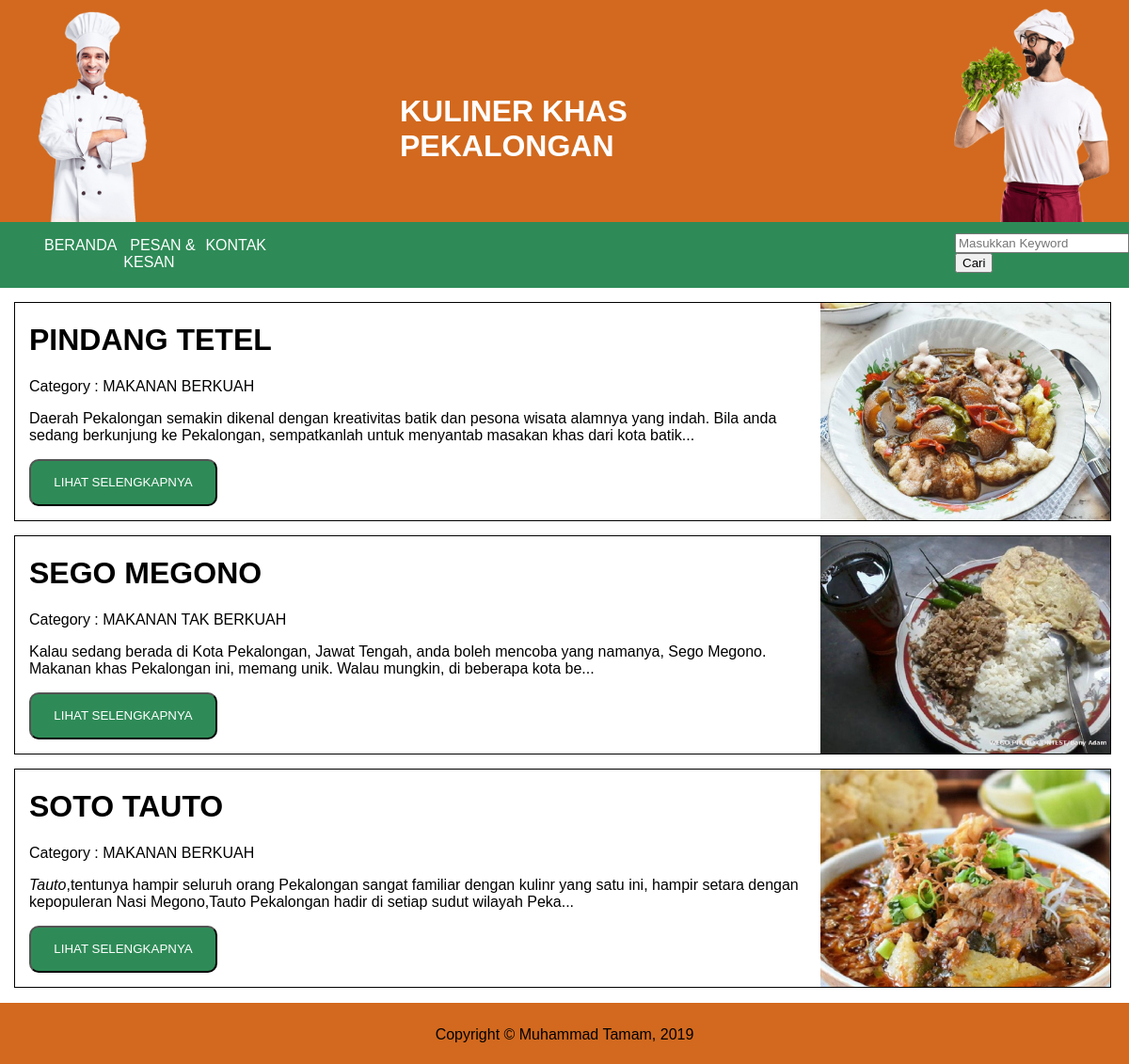
The page / on the database its author committed.
### tables this page shows
CREATE TABLE `artikel` (
  `id` int(255) NOT NULL,
  `gambar` varchar(255) NOT NULL,
  `judul` varchar(255) NOT NULL,
  `id_kategori` int(255) NOT NULL,
  `teks` text NOT NULL
);

CREATE TABLE `kategori` (
  `id` int(255) NOT NULL,
  `nama_kategori` varchar(255) NOT NULL
);

### beranda.php (the view, shortened to what this page needs)
<?php
include 'admin/database.php';
$result = mysqli_query($conn, "SELECT * FROM artikel");
?>
<!DOCTYPE html>
<html lang="en">
<head>
</head>
<body>
    <?php while ( $row = mysqli_fetch_assoc($result) ):
        $idk = $row['id_kategori'];
        ?>
    <div style="width: 97%; border: 1px solid black; margin-left: 15px; margin-bottom: 15px; margin-top: 15px">
    <img src="admin/<?php echo $row['gambar']?>" width="308px" style="float: right; margin: 0">
        <div style="padding: 15px; padding-top: 0px;">
            <h1><?php echo $row['judul']?></h1>
            <?php
            $sql = mysqli_query($conn, "SELECT * FROM kategori WHERE id = $idk");
            $col = mysqli_fetch_assoc($sql)
            ?>
            <p>Category : <?php echo $col['nama_kategori']?></p>
            <p><?php echo substr($row['teks'], 0, 200)?>...</p><button style="border-radius: 10px; background-color: seagreen; width: 200px; height: 50px;"><a href="artikel.php?id=<?php echo $row['id'] ?>" target="_blank">LIHAT SELENGKAPNYA</a></button><br>
        </div>
    </div>
    <?php endwhile;?>
    <?php
    include 'footer.php';
    ?>
</body>
</html>

### header.php
<body style="margin: 0;padding: 0">
    <div class="header" style="display: flex; background-color: chocolate;">
        <img src="chef-1.png" width="200px">
        <h1 style="margin-top: 100px; margin-left: 225px; margin-right: 200px; color: white; font-family: 'Helvetica'">KULINER KHAS PEKALONGAN</h1>
        <img src="chef-4.png" width="200px">
    </div>
    <?php include 'header1.php'?>
</body>

### header1.php (shortened to what this page needs)
<head>
</head>
<body>
    <div class="menu sticky-top" style="display: flex; background-color: seagreen;">
        <ul type="none" style="display: flex; margin-right: 725px;">
            <li style="margin-top: -15px; margin-bottom: -15px; padding-top: 15px" class="nav"><a href="beranda" style="margin-right: 7px; margin-left: 7px; color: white; text-decoration: none; font-family: 'Helvetica'">BERANDA</a></li>
            <li style="margin-top: -15px; margin-bottom: -15px; padding-top: 15px" class="nav"><a href="kesan" style="margin-right: 7px; margin-left: 7px; color: white; text-decoration: none; font-family: 'Helvetica'">PESAN & KESAN</a></li>
            <li style="margin-top: -15px; margin-bottom: -15px; padding-top: 15px" class="nav"><a href="tentang" style="margin-right: 7px; margin-left: 7px; color: white; text-decoration: none; font-family: 'Helvetica'">KONTAK</a></li>
        </ul>
        <form action="cari.php" method="get" style="margin-top: 12px;">
            <input type="text" name="cari" placeholder="Masukkan Keyword">
            <button type="submit" name="search">Cari</button>
        </form>
    </div>
</body>

### index.php (shortened to what this page needs)
<?php
include 'admin/database.php';
include 'header.php';
$page = ( isset ($_GET['halaman']))? $_GET['halaman']: 'main';
switch ( $page ){
    case 'main': include 'beranda.php';
}
?>

### footer.php
<div class="footer" style="background-color: chocolate; bottom: 0;">
    <p style="text-align: center; margin-bottom: 0; height: 40px; padding-top: 25px;">Copyright &copy Muhammad Tamam, 2019</p>
</div>

### header1.php (style rules this page uses)
a { color: white; text-decoration: none; }
h1 { font-family: 'Helvetica'; }
p { font-family: 'Helvetica'; }
.sticky-top { position: -webkit-sticky; position: sticky; top: 0; z-index: 1020; }

### rows shown on the page
artikel: gambar (picture), judul "PINDANG TETEL", id_kategori.nama_kategori "MAKANAN BERKUAH", teks "Daerah Pekalongan semakin dikenal dengan kreativitas batik dan pesona wisata alamnya yang indah. Bila anda sedang berkunjung ke Pekalongan, sempatkanlah untuk menyantab masakan khas dari kota batik"
artikel: gambar (picture), judul "SEGO MEGONO", id_kategori.nama_kategori "MAKANAN TAK BERKUAH", teks "Kalau sedang berada di Kota Pekalongan, Jawat Tengah, anda boleh mencoba yang namanya, Sego Megono. Makanan khas Pekalongan ini, memang unik. Walau mungkin, di beberapa kota be"
artikel: gambar (picture), judul "SOTO TAUTO", id_kategori.nama_kategori "MAKANAN BERKUAH", teks "Tauto ,tentunya hampir seluruh orang Pekalongan sangat familiar dengan kulinr yang satu ini, hampir setara dengan kepopuleran Nasi Megono,Tauto Pekalongan hadir di setiap sudut wilayah Peka"
